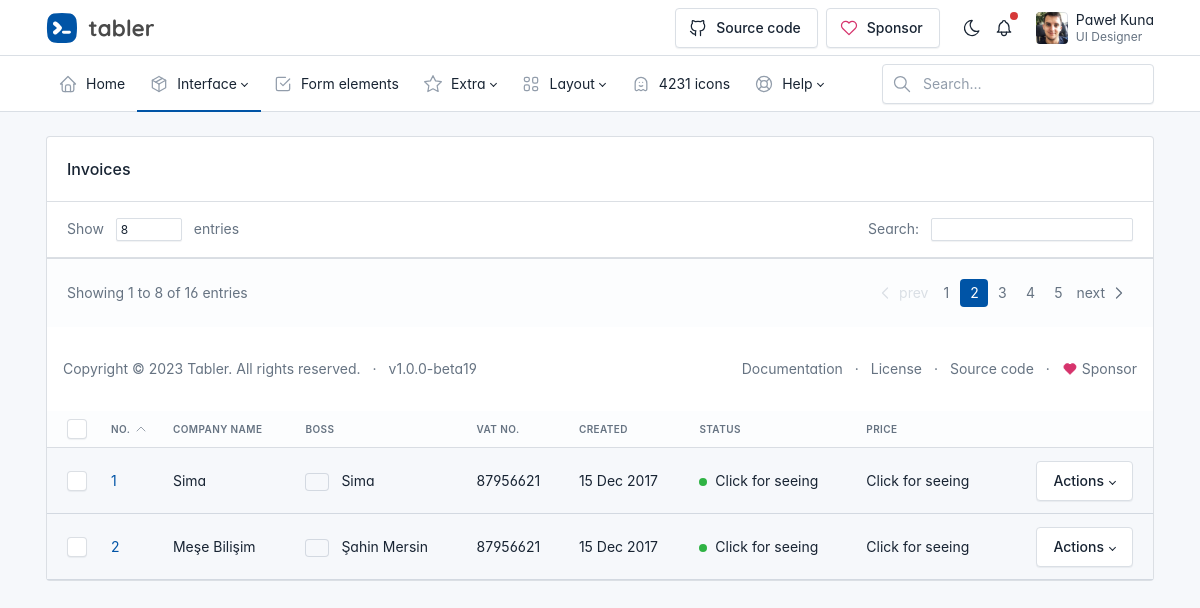
Before: /select/ with the older database file.
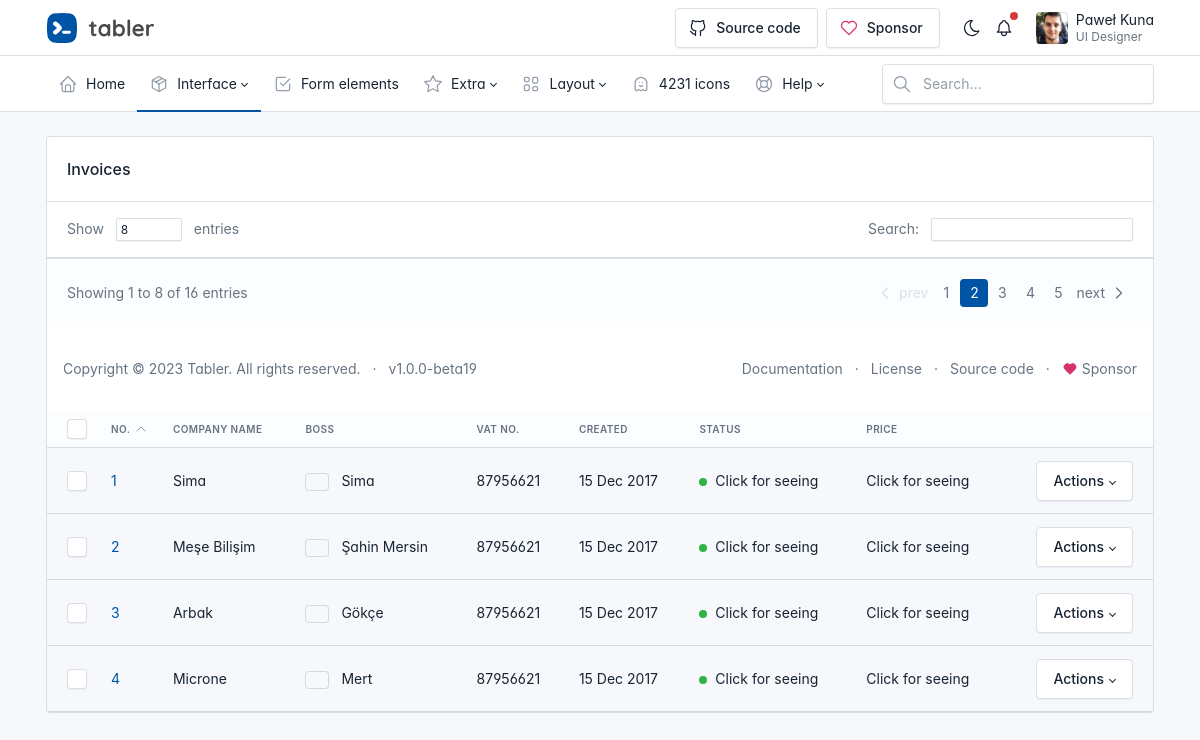
After: the same page with the newer database file.
### companies/models.py (models this page shows)
class Companies(models.Model):
    company_name= models.CharField(max_length=200, unique= True)
    boss_name = models.CharField(max_length=200)
    email = models.CharField(max_length=200)
    telephone = models.IntegerField(default=0)
    tax = models.IntegerField(default=0)

### companies/views.py (the view)
# urls.py: path('select/', views.selectCompany, name = "select"),
def selectCompany(request):
    account_list = Companies.objects.all()
    context = {
        "account_list": account_list
    }
    return render(request, "select.html", context)

### templates/select.html (shortened to what the changed rows need)
<!doctype html>
<html lang="en">
  <head>
    <link href="/static/css/tabler.min.css" rel="stylesheet"/>
    <link href="/static/css/tabler-flags.min.css" rel="stylesheet"/>
    <link href="/static/css/tabler-payments.min.css" rel="stylesheet"/>
    <link href="/static/css/tabler-vendors.min.css" rel="stylesheet"/>
    <link href="/static/css/demo.min.css?1685973381" rel="stylesheet"/>
  </head>
  <body >
    <div class="page">
      <header class="navbar navbar-expand-md d-print-none" >
        <div class="container-xl">
          <h1 class="navbar-brand navbar-brand-autodark d-none-navbar-horizontal pe-0 pe-md-3">
            <a href=".">
              <img src="/static/logo.svg" width="110" height="32" alt="Tabler" class="navbar-brand-image">
            </a>
          </h1>
        </div>
      </header>
      <div class="page-wrapper">
        <div class="page-body">
          <div class="container-xl d-flex flex-column justify-content-center">
            <div class="col-12">
                <div class="card">
                  <div class="table-responsive">
                    <table class="table card-table table-vcenter text-nowrap datatable">
                      <thead>
                        <tr>
                          <th class="w-1"><input class="form-check-input m-0 align-middle" type="checkbox" aria-label="Select all invoices"></th>
                          <th class="w-1">No.
                            <svg xmlns="http://www.w3.org/2000/svg" class="icon icon-sm icon-thick" width="24" height="24" viewBox="0 0 24 24" stroke-width="2" stroke="currentColor" fill="none" stroke-linecap="round" stroke-linejoin="round"><path stroke="none" d="M0 0h24v24H0z" fill="none"></path><path d="M6 15l6 -6l6 6"></path></svg>
                          </th>
                          <th>Company Name</th>
                          <th>Boss</th>
                          <th>VAT No.</th>
                          <th>Created</th>
                          <th>Status</th>
                          <th>Price</th>
                          <th></th>
                        </tr>
                      </thead>
                      <tbody>
                        <tr>
                          {% for company in account_list %}
                            <td><input class="form-check-input m-0 align-middle" type="checkbox" aria-label="Select invoice"></td>
                            <td><span class="text-secondary"><a href="{% url 'selectCompanyDetail' company.pk %}">{{ company.pk }}</a></span></td>
                            <td><a href = "/sum/" class="text-reset" tabindex="-1" target = "_blank">{{ company.company_name }}</a></td>
                          <td>
                            <span class="flag flag-xs flag-country-us me-2"></span>
                            {{ company.boss_name }}
                          </td>
                          <td>
                            87956621
                          </td>
                          <td>
                            15 Dec 2017
                          </td>
                          <td>
                            <span class="badge bg-success me-1"></span> Click for seeing
                          </td>
                          <td>Click for seeing</td>
                          <td class="text-end">
                            <span class="dropdown">
                              <button class="btn dropdown-toggle align-text-top" data-bs-boundary="viewport" data-bs-toggle="dropdown">Actions</button>
                            </span>
                          </td>
                        </tr>
                        <tr>
                          {% endfor %}
                </div>
              </div>
          </div>
        </div>
      </div>
    </div>
  </body>
</html>

Changed rows visible on the page:
added Companies: pk "3", company_name "Arbak", boss_name "Gökçe"
added Companies: pk "4", company_name "Microne", boss_name "Mert"
